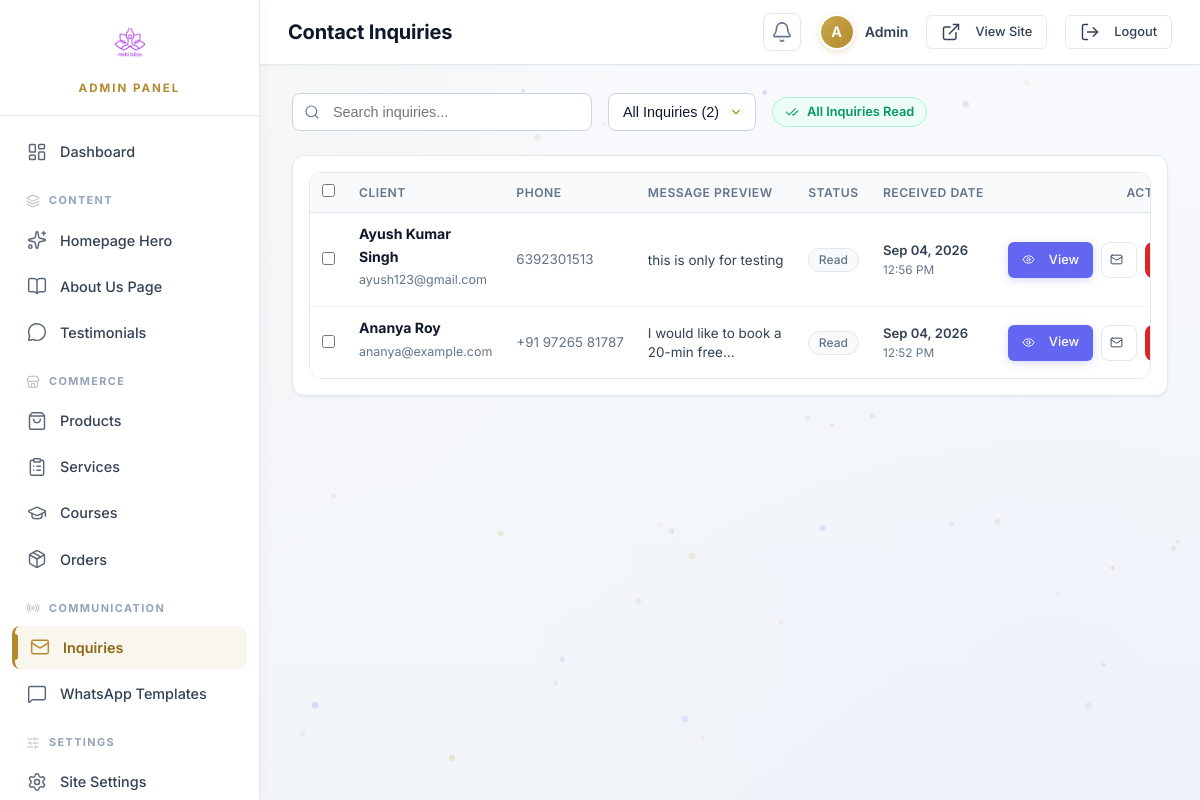
Page /admin/inquiries.php (signed in) on the committed database.
### tables this page shows
CREATE TABLE `contact_inquiries` (
  `id` int(11) NOT NULL AUTO_INCREMENT,
  `name` varchar(100) NOT NULL,
  `email` varchar(100) NOT NULL,
  `phone` varchar(30) DEFAULT NULL,
  `message` text NOT NULL,
  `is_read` tinyint(1) DEFAULT 0,
  `created_at` timestamp NOT NULL DEFAULT current_timestamp(),
  PRIMARY KEY (`id`)
);

### admin/inquiries.php (the view, shortened to what this page needs)
<?php
require_once 'auth-check.php';
$search = trim($_GET['search'] ?? '');
$statusFilter = trim($_GET['status'] ?? 'All');
$unreadTotal = 0;
try {
    $unreadTotal = (int)$pdo->query("SELECT COUNT(*) FROM contact_inquiries WHERE is_read = 0")->fetchColumn();
} catch (PDOException $e) {}
$whereParts = [];
$params = [];
$whereClause = !empty($whereParts) ? 'WHERE ' . implode(' AND ', $whereParts) : '';
$sql = "SELECT * FROM contact_inquiries {$whereClause} ORDER BY created_at DESC";
try {
    $stmt = $pdo->prepare($sql);
    $stmt->execute($params);
    $inquiriesList = $stmt->fetchAll(PDO::FETCH_ASSOC);
} catch (PDOException $e) {
    $inquiriesList = [];
    $error = "Error loading inquiries: " . $e->getMessage();
}
require_once 'includes/admin-header.php';
?>
<div class="search-bar flex-between mb-3" style="align-items: center; gap: 14px; flex-wrap: wrap;">
    <div class="flex gap-2" style="flex: 1; flex-wrap: wrap; align-items: center;">
        <form action="inquiries.php" method="GET" class="search-input-wrapper" style="min-width: 250px; max-width: 300px;">
            <input
                type="text"
                name="search"
                class="search-input"
                placeholder="Search inquiries..."
                value="<?= htmlspecialchars($search) ?>"
            >
        </form>
        <form action="inquiries.php" method="GET" id="statusFilterForm">
            <select name="status" class="filter-select" onchange="this.form.submit()">
                <option value="All" <?= $statusFilter === 'All' ? 'selected' : '' ?>>All Inquiries (<?= count($inquiriesList) ?>)</option>
            </select>
        </form>
        <?php if ($unreadTotal > 0): ?>
            <span class="badge badge-danger flex items-center gap-1" style="font-size: 0.8rem; padding: 6px 12px; font-weight: 600;">
                <span style="width: 7px; height: 7px; border-radius: 50%; background: #ef4444; display: inline-block; box-shadow: 0 0 0 2px rgba(239,68,68,0.2);"></span>
                <?= $unreadTotal ?> Unread <?= $unreadTotal === 1 ? 'Inquiry' : 'Inquiries' ?>
            </span>
        <?php else: ?>
            <span class="badge badge-success flex items-center gap-1" style="font-size: 0.8rem; padding: 6px 12px; font-weight: 600;">
                <i data-lucide="check-check" style="width: 14px; height: 14px;"></i> All Inquiries Read
            </span>
        <?php endif; ?>
    </div>
</div>
<form action="inquiries.php" method="POST" id="bulkForm">
    <div class="admin-card" style="padding: 16px 16px;">
        <?php if (empty($inquiriesList)): ?>
            <div style="text-align: center; padding: 50px 20px;">
                <div style="margin-bottom: 12px;">
                    <i data-lucide="inbox" style="width: 48px; height: 48px; color: var(--gold); opacity: 0.8;"></i>
                </div>
                <h3 style="font-size: 1.15rem; color: var(--text-primary); margin-bottom: 6px;">No inquiries found</h3>
                <p class="text-muted" style="font-size: 0.88rem;">
                    <?= (!empty($search) || $statusFilter !== 'All') ? 'No messages match your current filters.' : 'Your contact form inbox is currently clear.' ?>
                </p>
            </div>
        <?php else: ?>
            <div class="table-responsive">
                <table class="admin-table inquiry-table">
                    <thead>
                        <tr>
                            <th style="width: 32px; text-align: center;">
                                <input type="checkbox" id="selectAllCheckbox" title="Select All">
                            </th>
                            <th style="min-width: 155px;">Client</th>
                            <th style="width: 105px;">Phone</th>
                            <th style="min-width: 160px;">Message Preview</th>
                            <th style="width: 75px; text-align: center;">Status</th>
                            <th style="width: 95px;">Received Date</th>
                            <th style="text-align: right; width: 110px; padding-right: 10px; white-space: nowrap;">Actions</th>
                        </tr>
                    </thead>
                    <tbody>
                        <?php foreach ($inquiriesList as $inq): ?>
                            <?php
                                $isUnread = empty($inq['is_read']);
                                $msgSnippet = $inq['message'] ?? '';
                            ?>
                            <tr class="<?= $isUnread ? 'row-unread' : '' ?>" id="inqRow_<?= $inq['id'] ?>">
                                <td style="text-align: center;">
                                    <input type="checkbox" name="inquiry_ids[]" value="<?= $inq['id'] ?>" class="inq-checkbox">
                                </td>
                                <td>
                                    <div style="display: flex; align-items: center; gap: 5px;">
                                        <strong style="color: var(--text-primary); font-size: 0.88rem; cursor: pointer;" onclick="openInquiryModal(<?= (int)$inq['id'] ?>)">
                                            <?= htmlspecialchars($inq['name']) ?>
                                        </strong>
                                    </div>
                                    <div style="margin-top: 2px;">
                                        <a href="mailto:<?= htmlspecialchars($inq['email']) ?>" class="text-muted" style="text-decoration: none; font-size: 0.78rem; display: inline-block; max-width: 180px; overflow: hidden; text-overflow: ellipsis; white-space: nowrap;" title="<?= htmlspecialchars($inq['email']) ?>">
                                            <?= htmlspecialchars($inq['email']) ?>
                                        </a>
                                    </div>
                                </td>
                                <td class="text-muted" style="font-size: 0.84rem; white-space: nowrap;">
                                    <?php if (!empty($inq['phone'])): ?>
                                        <a href="tel:<?= htmlspecialchars($inq['phone']) ?>" style="color: inherit; text-decoration: none;">
                                            <?= htmlspecialchars($inq['phone']) ?>
                                        </a>
                                    <?php else: ?>
                                        <span class="text-muted">—</span>
                                    <?php endif; ?>
                                </td>
                                <td>
                                    <div class="inquiry-msg-preview" onclick="openInquiryModal(<?= (int)$inq['id'] ?>)" title="Click to view full message">
                                        <?= htmlspecialchars($msgSnippet) ?>
                                    </div>
                                </td>
                                <td style="text-align: center;">
                                    <?php if ($isUnread): ?>
                                        <span class="badge badge-unread-pill" id="statusBadge_<?= $inq['id'] ?>">Unread</span>
                                    <?php else: ?>
                                        <span class="badge badge-read-pill" id="statusBadge_<?= $inq['id'] ?>">Read</span>
                                    <?php endif; ?>
                                </td>
                                <td>
                                    <div style="font-size: 0.82rem; font-weight: 600; color: var(--text-secondary); white-space: nowrap;">
                                        <?= !empty($inq['created_at']) ? date('M d, Y', strtotime($inq['created_at'])) : '—' ?>
                                    </div>
                                    <div class="text-muted" style="font-size: 0.74rem; white-space: nowrap;">
                                        <?= !empty($inq['created_at']) ? date('h:i A', strtotime($inq['created_at'])) : '' ?>
                                    </div>
                                </td>
                                <td style="text-align: right; padding-right: 14px;">
                                    <div class="flex gap-1" style="justify-content: flex-end;">
                                        <button
                                            type="button"
                                            class="btn btn-purple btn-sm flex items-center gap-1"
                                            title="View Full Message & Reply"
                                            onclick="openInquiryModal(<?= (int)$inq['id'] ?>)"
                                        >
                                            <i data-lucide="eye" style="width: 13px; height: 13px;"></i> View
                                        </button>
                                        <button
                                            type="button"
                                            class="btn btn-outline btn-icon btn-sm flex items-center justify-center"
                                            title="<?= $isUnread ? 'Mark as Read' : 'Mark as Unread' ?>"
                                            onclick="toggleInquiryStatus(<?= $inq['id'] ?>)"
                                        >
                                            <i data-lucide="<?= $isUnread ? 'check' : 'mail' ?>" style="width: 13px; height: 13px;"></i>
                                        </button>
                                        <button
                                            type="submit"
                                            form="deleteInqForm_<?= $inq['id'] ?>"
                                            class="btn btn-danger btn-icon btn-sm flex items-center justify-center"
                                            title="Delete Inquiry"
                                        >
                                        </button>
                                    </div>
                                </td>
                            </tr>
                        <?php endforeach; ?>
                    </tbody>
                </table>
            </div>
        <?php endif; ?>
    </div>
</form>
<?php require_once 'includes/admin-footer.php'; ?>

### admin/inquiries.php (style rules this page uses)
.table-responsive { width: 100%; overflow-x: hidden; border-radius: 12px; }
.inquiry-table { width: 100% !important; table-layout: auto !important; border-collapse: separate; border-spacing: 0; }
.inquiry-table thead th { font-size: 0.74rem; padding: 10px 10px; letter-spacing: 0.5px; background: #f8fafc; white-space: nowrap; }
.inquiry-table tbody td { vertical-align: middle !important; padding: 10px 10px; }
.inquiry-msg-preview { max-width: 260px; font-size: 0.84rem; color: var(--text-secondary); line-height: 1.4; display: -webkit-box; -webkit-line-clamp: 2; -webkit-box-orient: vertical; overflow: hidden; cursor: pointer; transition: color 0.15s ease; word-break: break-word; }
.badge-read-pill { background: #f8fafc; border: 1px solid #e2e8f0; color: #64748b; font-weight: 500; padding: 4px 10px; border-radius: 20px; font-size: 0.75rem; display: inline-flex; align-items: center; }

### rows in the picture
contact_inquiries: name "Ayush Kumar Singh", email "ayush123@gmail.com", phone "6392301513", message "this is only for testing", created_at "Sep 04, 2026", created_at "12:56 PM", is_read 1 (drawn)
contact_inquiries: name "Ananya Roy", email "ananya@example.com", phone "+91 97265 81787", message "I would like to book a 20-min…", created_at "Sep 04, 2026", created_at "12:52 PM", is_read 1 (drawn)

### other values in the picture
$sbLabel('brand_title') "ADMIN PANEL"
$sbLabel('menu_dashboard') "Dashboard"
$sbLabel('section_content') "CONTENT"
$sbLabel('menu_homepage_hero') "Homepage Hero"
$sbLabel('menu_about_us') "About Us Page"
$sbLabel('menu_testimonials') "Testimonials"
$sbLabel('section_commerce') "COMMERCE"
$sbLabel('menu_products') "Products"
$sbLabel('menu_services') "Services"
$sbLabel('menu_courses') "Courses"
$sbLabel('menu_orders') "Orders"
$sbLabel('section_communication') "COMMUNICATION"
$sbLabel('menu_inquiries') "Inquiries"
$sbLabel('menu_whatsapp') "WhatsApp Templates"
$sbLabel('section_settings') "SETTINGS"
